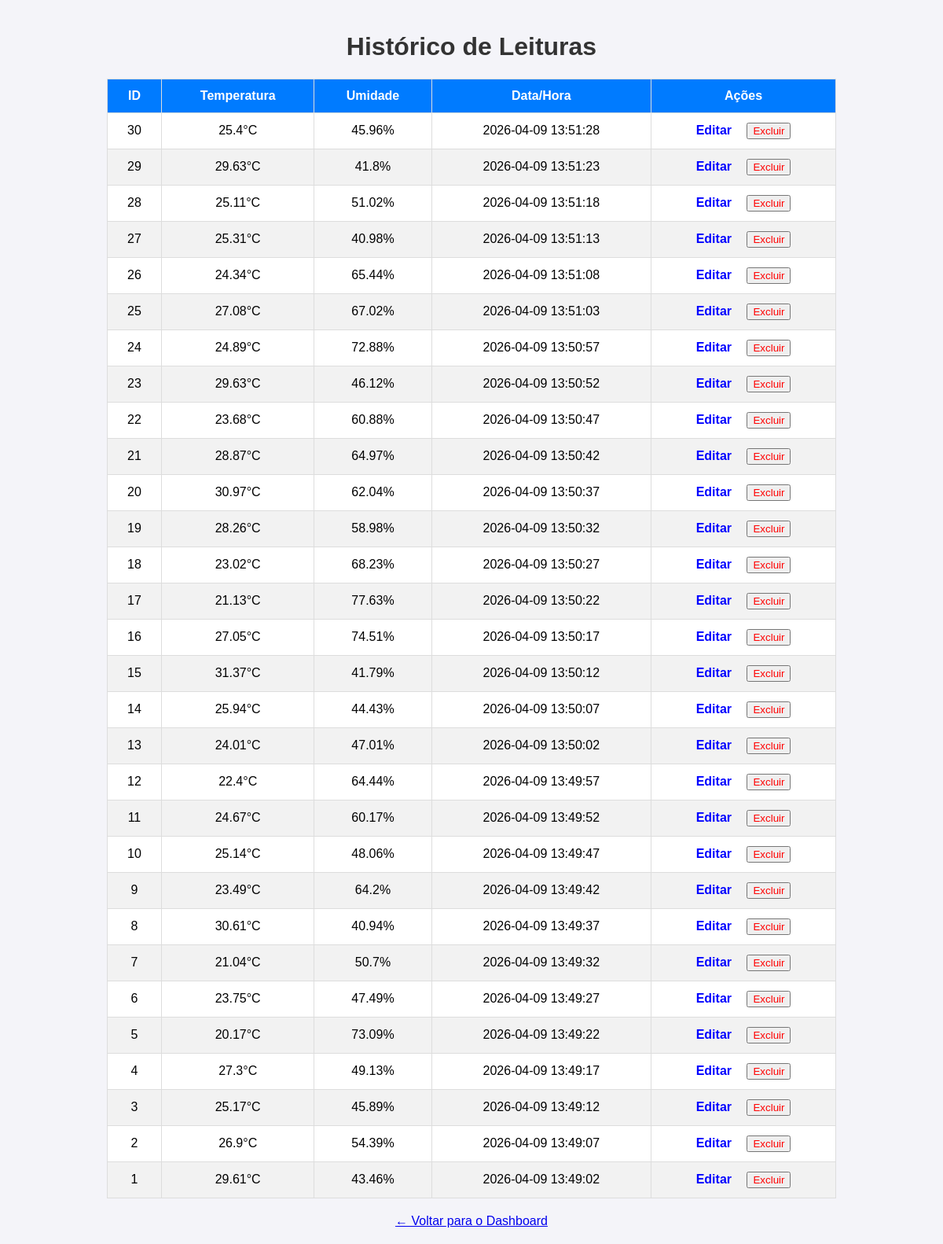
The page /historico on the database its author committed.
### tables this page shows
CREATE TABLE leituras (
    id INTEGER PRIMARY KEY AUTOINCREMENT,        -- Identificador único [cite: 105, 106]
    temperatura REAL NOT NULL,                   -- Valor da temperatura [cite: 107, 108]
    umidade REAL NOT NULL,                       -- Valor da umidade [cite: 109, 110]
    pressao REAL,                                -- Pressão (opcional) [cite: 111, 112]
    localizacao TEXT DEFAULT 'Lab',              -- Localização (opcional) [cite: 114, 115]
    timestamp DATETIME DEFAULT (datetime('now', 'localtime')) -- Data/Hora automática [cite: 117]
);

### src/app.py (the view)
@app.route('/historico')
def listar():
    leituras = listar_leituras(50) # Ajustado para o limite máximo do requisito
    return render_template('historico.html', leituras=leituras)

### src/database.py (called while the page is built)
def get_db_connection():
    conn = sqlite3.connect('dados.db', timeout=10)
    conn.execute('PRAGMA journal_mode=WAL')
    conn.row_factory = sqlite3.Row
    return conn

def listar_leituras(limite=50):
    conn = get_db_connection()
    leituras = conn.execute(
        'SELECT * FROM leituras ORDER BY timestamp DESC LIMIT ?',
        (min(limite, 50),)
    ).fetchall()
    conn.close()
    return leituras

### src/templates/historico.html (shortened to what this page needs)
<!DOCTYPE html>
<html lang="pt-br">
<head>
    <link rel="stylesheet" href="{{ url_for('static', filename='css/style.css') }}">
</head>
<body>
    <h1 style="text-align: center;">Histórico de Leituras</h1>
    <table border="1" style="width: 80%; margin: 20px auto; text-align: center;">
        <thead>
            <tr>
                <th>ID</th>
                <th>Temperatura</th>
                <th>Umidade</th>
                <th>Data/Hora</th>
                <th>Ações</th>
            </tr>
        </thead>
        <tbody>
            {% for leitura in leituras %}
            <tr>
                <td>{{ leitura.id }}</td>
                <td>{{ leitura.temperatura }}°C</td>
                <td>{{ leitura.umidade }}%</td>
                <td>{{ leitura.timestamp }}</td>
                <td>
                    <a href="{{ url_for('editar', id=leitura.id) }}" style="margin-right: 15px; color: blue; text-decoration: none; font-weight: bold;">
                        Editar
                    </a>
                    <form action="{{ url_for('remover', id=leitura.id) }}" method="POST" style="display:inline;">
                        <button type="submit" onclick="return confirm('Deseja realmente excluir este registro?')" style="color: red; cursor: pointer;">
                            Excluir
                        </button>
                    </form>
                </td>
            </tr>
            {% endfor %}
        </tbody>
    </table>
    <div style="text-align: center; margin-top: 20px;">
        <a href="/">← Voltar para o Dashboard</a>
    </div>
</body>
</html>

### src/static/css/style.css (style rules this page uses)
body { font-family: Arial, sans-serif; background-color: #f4f4f9; margin: 0; padding: 20px; text-align: center; }
h1, h2 { color: #333; }
table { width: 80%; margin: 20px auto; border-collapse: collapse; background-color: white; }
th, td { padding: 12px; border: 1px solid #ddd; text-align: center; }
th { background-color: #007bff; color: white; }
tr:nth-child(even) { background-color: #f2f2f2; }

### rows shown on the page
leituras: id "30", temperatura "25.4", umidade "45.96", timestamp "2026-04-09 13:51:28"
leituras: id "29", temperatura "29.63", umidade "41.8", timestamp "2026-04-09 13:51:23"
leituras: id "28", temperatura "25.11", umidade "51.02", timestamp "2026-04-09 13:51:18"
leituras: id "27", temperatura "25.31", umidade "40.98", timestamp "2026-04-09 13:51:13"
leituras: id "26", temperatura "24.34", umidade "65.44", timestamp "2026-04-09 13:51:08"
leituras: id "25", temperatura "27.08", umidade "67.02", timestamp "2026-04-09 13:51:03"
leituras: id "24", temperatura "24.89", umidade "72.88", timestamp "2026-04-09 13:50:57"
leituras: id "23", temperatura "29.63", umidade "46.12", timestamp "2026-04-09 13:50:52"
leituras: id "22", temperatura "23.68", umidade "60.88", timestamp "2026-04-09 13:50:47"
leituras: id "21", temperatura "28.87", umidade "64.97", timestamp "2026-04-09 13:50:42"
leituras: id "20", temperatura "30.97", umidade "62.04", timestamp "2026-04-09 13:50:37"
leituras: id "19", temperatura "28.26", umidade "58.98", timestamp "2026-04-09 13:50:32"
leituras: id "18", temperatura "23.02", umidade "68.23", timestamp "2026-04-09 13:50:27"
leituras: id "17", temperatura "21.13", umidade "77.63", timestamp "2026-04-09 13:50:22"
leituras: id "16", temperatura "27.05", umidade "74.51", timestamp "2026-04-09 13:50:17"
leituras: id "15", temperatura "31.37", umidade "41.79", timestamp "2026-04-09 13:50:12"
leituras: id "14", temperatura "25.94", umidade "44.43", timestamp "2026-04-09 13:50:07"
leituras: id "13", temperatura "24.01", umidade "47.01", timestamp "2026-04-09 13:50:02"
leituras: id "12", temperatura "22.4", umidade "64.44", timestamp "2026-04-09 13:49:57"
leituras: id "11", temperatura "24.67", umidade "60.17", timestamp "2026-04-09 13:49:52"
leituras: id "10", temperatura "25.14", umidade "48.06", timestamp "2026-04-09 13:49:47"
leituras: id "9", temperatura "23.49", umidade "64.2", timestamp "2026-04-09 13:49:42"
leituras: id "8", temperatura "30.61", umidade "40.94", timestamp "2026-04-09 13:49:37"
leituras: id "7", temperatura "21.04", umidade "50.7", timestamp "2026-04-09 13:49:32"
leituras: id "6", temperatura "23.75", umidade "47.49", timestamp "2026-04-09 13:49:27"
leituras: id "5", temperatura "20.17", umidade "73.09", timestamp "2026-04-09 13:49:22"
leituras: id "4", temperatura "27.3", umidade "49.13", timestamp "2026-04-09 13:49:17"
leituras: id "3", temperatura "25.17", umidade "45.89", timestamp "2026-04-09 13:49:12"
leituras: id "2", temperatura "26.9", umidade "54.39", timestamp "2026-04-09 13:49:07"
leituras: id "1", temperatura "29.61", umidade "43.46", timestamp "2026-04-09 13:49:02"
